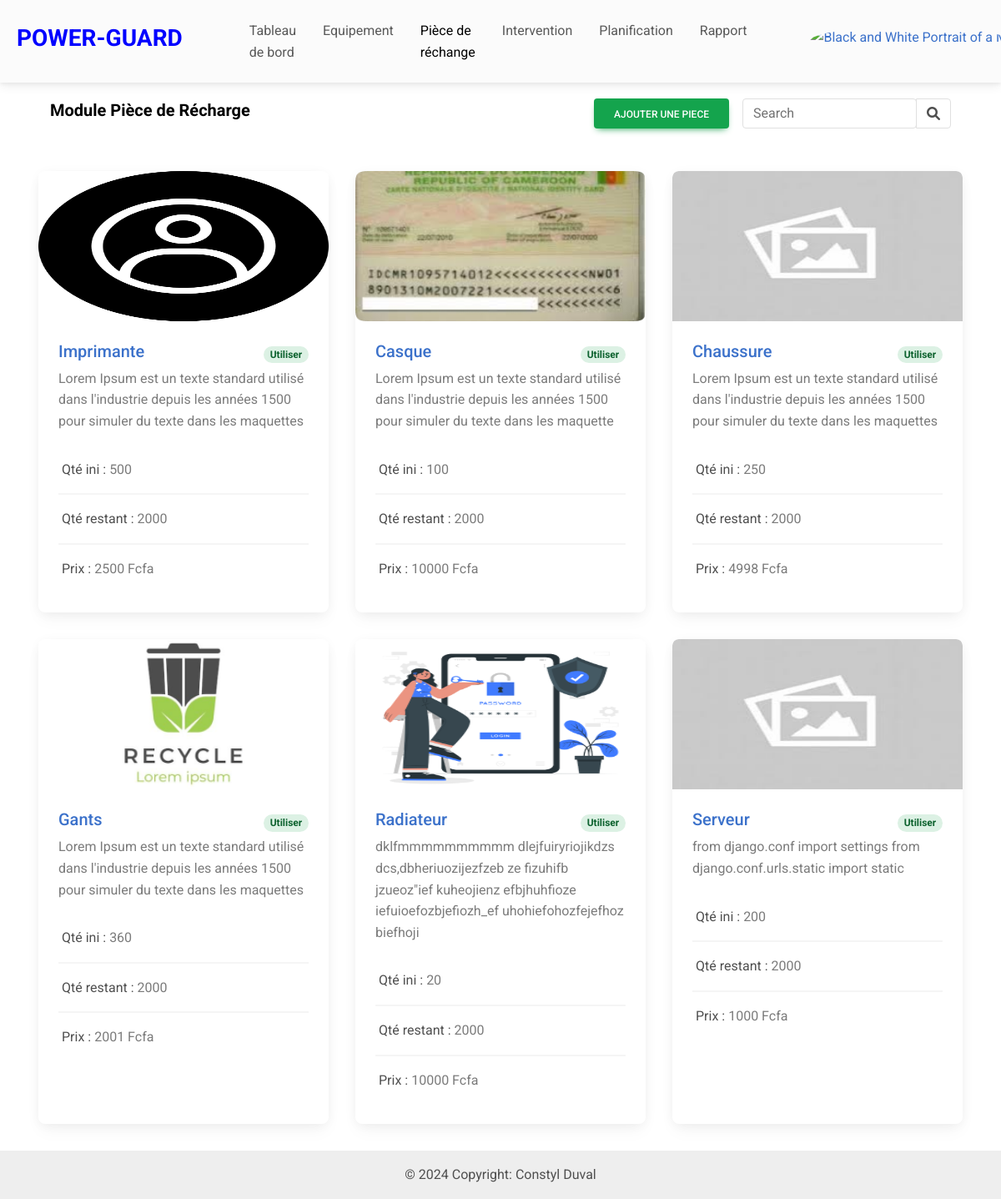
/piece (signed in), run on the app's committed database.
### eneo_pages/models.py (models this page shows, shortened)
class Pièce(models.Model):
    nom=models.CharField(max_length=100)
    description = models.TextField()
    photo = models.ImageField(upload_to="image", blank=True, null=True)
    quantité_disponible = models.IntegerField()
    prix_unitaire = models.IntegerField()
    date_création=models.DateTimeField(auto_now_add=True)
    date_modification=models.DateTimeField(auto_now=True)

### eneo_pages/views.py (the view)
# urls.py: path("piece", views.piece, name="piece"),
@login_required
def piece(request):
    piece = Pièce.objects.all()
    context = {"liste_piece" : piece}
    return render(request, "pages/piece/piece.html", context)

### eneo_pages/templates/pages/piece/piece.html
{% extends "../../base/base.html" %}
{% load static %}
{% block body %}
    {% url 'ajouter_piece' as ajouter_piece_url %}
    {% include "../../base/navbar2.html" with title='<a href="#" style="color: black;">Module Pièce de Récharge</a>' button='<button type="button" hx-get="'|add:ajouter_piece_url|add:'" hx-target="#dialog" class="btn btn-success me-3">Ajouter une piece</button>' %}
    <div class="container">
        <div class="row py-3">
          {% if liste_piece %}
            {% for piece in liste_piece %}
            <div class="col-12 col-md-6 col-lg-4 col-xl-4 py-3 px-3 fade-out-up">
              <div class="card h-100 fade-out-up">
                <a  href="{% url 'detail_piece' piece.id %}" hx-get="{% url 'detail_piece' piece.id %}" hx-target="#dialog" hx-swap="innerHTML" data-mdb-toggle="modal">
                    <div class="bg-image hover-zoom">
                        <img src="{% if piece.photo %}{{ piece.photo.url }}{% else %}/static/img/empty.jpg{% endif %}" class="card-img-top" alt="Image Description" style="height: 180px;"/>
                    </div>
                    <div class="card-body">
                      <div class="d-flex justify-content-between align-items-center">
                        <h5 class="card-title">{{piece.nom|capfirst}}</h5>
                        <span class="badge rounded-pill badge-success">Utiliser</span>
                      </div>
                      <p class="card-text text-muted">{{piece.description|truncatewords:20}}</p>
                      <ul class="list-group list-group-light">
                        <li class="list-group-item px-1">Qté ini : <span class="text-muted">{{piece.quantité_disponible}}</span></li>
                        <li class="list-group-item px-1">Qté restant : <span class="text-muted">2000</span></li>
                        <li class="list-group-item px-1">Prix : <span class="text-muted">{{piece.prix_unitaire}} Fcfa</span></li>
                      </ul>
                    </div>
                </a>
              </div>
            </div>
            {% endfor %}
            {% else %}
            <div class="text-center">
              <img src="{% static 'img/empty.gif' %}" alt="" style="height: 200px; width: 200px;" srcset="">
              <p colspan="9">Aucune pièce de rechange.</p>
            </div>
          {% endif %}
        </div>
    </div>
{% endblock %}

### eneo_pages/templates/base/base.html (shortened to what this page needs)
<!DOCTYPE html>
{% load static %}
<html lang="en">
  <head>
    <link rel="stylesheet" href="https://cdnjs.cloudflare.com/ajax/libs/font-awesome/6.0.0/css/all.min.css"/>
    <link href="https://cdn.jsdelivr.net/npm/bootstrap@5.3.3/dist/css/bootstrap.min.css" rel="stylesheet">
    <link rel="stylesheet" href="https://cdnjs.cloudflare.com/ajax/libs/font-awesome/6.0.0-beta3/css/all.min.css">
    <link rel="stylesheet" href="{% static 'css/mdb.min.css' %}" />
  </head>
  <body>
    {% include "../base/navbar.html" %}
    {% block body %}
    {% endblock %}
    {% include "../base/footer.html" %}
    <link rel="stylesheet" href="https://code.jquery.com/ui/1.12.1/themes/base/jquery-ui.css">
  </body>
</html>

### eneo_pages/templates/base/navbar.html (shortened to what this page needs)
<nav class="navbar navbar-expand-lg bg-body-tertiary py-3 px-2">
    <div class="container-fluid">
      <a class="navbar-brand" href="{% url 'home' %}"><h3 style="color: blue;"><strong>POWER-GUARD</strong></h3></a>
      <div class="collapse navbar-collapse px-5" id="navbarNavDropdown">
        <ul class="navbar-nav">
          <li class="nav-item px-2">
            <a class="nav-link {% if request.resolver_match.url_name == 'home' %}active{% endif %} " aria-current="page" href="{% url 'home' %}">Tableau de bord</a>
          </li>
          <li class="nav-item px-2">
            <a class="nav-link {% if request.resolver_match.url_name == 'equipement' %}active{% endif %}" href="{% url 'equipement' %}">Equipement</a>
          </li>
          <li class="nav-item px-2">
            <a class="nav-link {% if request.resolver_match.url_name == 'piece' %}active{% endif %}" href="{% url 'piece' %}">Pièce de réchange</a>
          </li>
          <li class="nav-item px-2">
            <a class="nav-link {% if request.resolver_match.url_name == 'intervention' %}active{% endif %}" href="{% url 'intervention' %}">Intervention</a>
          </li>
          <li class="nav-item px-2">
            <a class="nav-link {% if request.resolver_match.url_name == 'planification' %}active{% endif %}" href="{% url 'planification' %}">Planification</a>
          </li>
          <li class="nav-item px-2">
            <a class="nav-link" href="#">Rapport</a>
          </li>
        </ul>
      </div>
    </div>
    <div class="d-flex align-items-center" style="margin-right: 1cm;">
        <div class="dropdown">
          <a
            data-mdb-dropdown-init
            class="dropdown-toggle d-flex align-items-center hidden-arrow"
            href="#"
            id="navbarDropdownMenuAvatar"
            role="button"
            aria-expanded="false"
          >
            <img
              src="https://mdbcdn.b-cdn.net/img/new/avatars/2.webp"
              class="rounded-circle"
              height="35"
              alt="Black and White Portrait of a Man"
              loading="lazy"
            />
          </a>
        </div>
      </div>
  </nav>

### eneo_pages/templates/base/navbar2.html (shortened to what this page needs)
<nav class="navbar navbar-expand-lg navbar-light bg-body-white py-3 px-5 border-0" style="box-shadow: none">
    <div class="container-fluid">
        <h4 class="navbar-brand"><strong>{{ title|escape }}</strong> {{ detail1|safe }} {{ detail2 }}</h4>
        <div class="d-flex align-items-center">
            {{ button|safe }}
            <form class="d-flex input-group w-auto">
              <input
                type="search"
                class="form-control rounded"
                placeholder="Search"
                aria-label="Search"
                aria-describedby="search-addon"
              />
              <span class="input-group-text border-1" id="search-addon">
                <i class="fas fa-search"></i>
              </span>
            </form>
        </div>
    </div>
</nav>

### eneo_pages/templates/base/footer.html
<footer class="bg-body-tertiary text-center text-lg-start">
    <div class="text-center p-3" style="background-color: rgba(0, 0, 0, 0.05);">
      © 2024 Copyright:
      <a class="text-body" href="https://github.com/duval-constyl/">Constyl Duval</a>
    </div>
</footer>

### eneo_pages/templates/base/base.html (style rules this page uses)
.card { transition: transform 0.3s; }

### data on the page
Pièce: photo (picture), nom "Imprimante", description "Lorem Ipsum est un texte standard utilisé dans l'industrie depuis les années 1500 pour simuler du texte dans les maquettes", quantité_disponible "500", prix_unitaire "2500"
Pièce: photo (picture), nom "Casque", description "Lorem Ipsum est un texte standard utilisé dans l'industrie depuis les années 1500 pour simuler du texte dans les maquette", quantité_disponible "100", prix_unitaire "10000"
Pièce: nom "Chaussure", description "Lorem Ipsum est un texte standard utilisé dans l'industrie depuis les années 1500 pour simuler du texte dans les maquettes", quantité_disponible "250", prix_unitaire "4998"
Pièce: photo (picture), nom "Gants", description "Lorem Ipsum est un texte standard utilisé dans l'industrie depuis les années 1500 pour simuler du texte dans les maquettes", quantité_disponible "360", prix_unitaire "2001"
Pièce: photo (picture), nom "Radiateur", description "dklfmmmmmmmmmm dlejfuiryriojikdzs dcs,dbheriuozijezfzeb ze fizuhifb jzueoz\"ief kuheojienz efbjhuhfioze iefuioefozbjefiozh_ef uhohiefohozfejefhoz biefhoji", quantité_disponible "20", prix_unitaire "10000"
Pièce: nom "Serveur", description "from django.conf import settings from django.conf.urls.static import static", quantité_disponible "200", prix_unitaire "1000"

### other printed values
{{ title|escape }} "Module Pièce de Récharge"
{{ button|safe }} "AJOUTER UNE PIECE"
